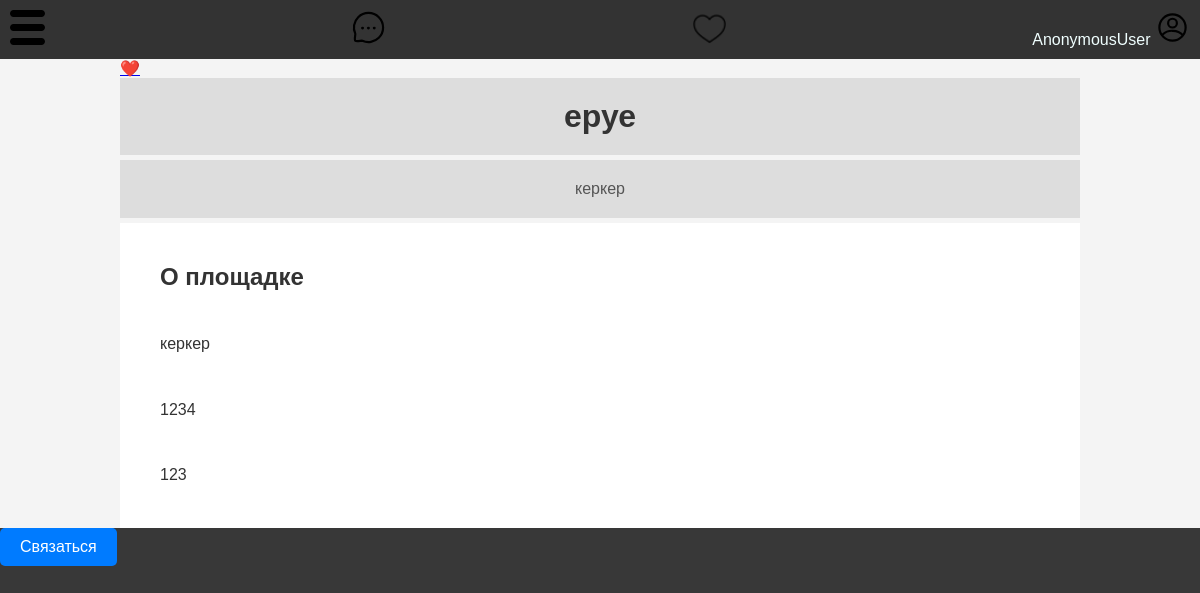
The page /catalog/Venue/1/ on the database as committed earlier.
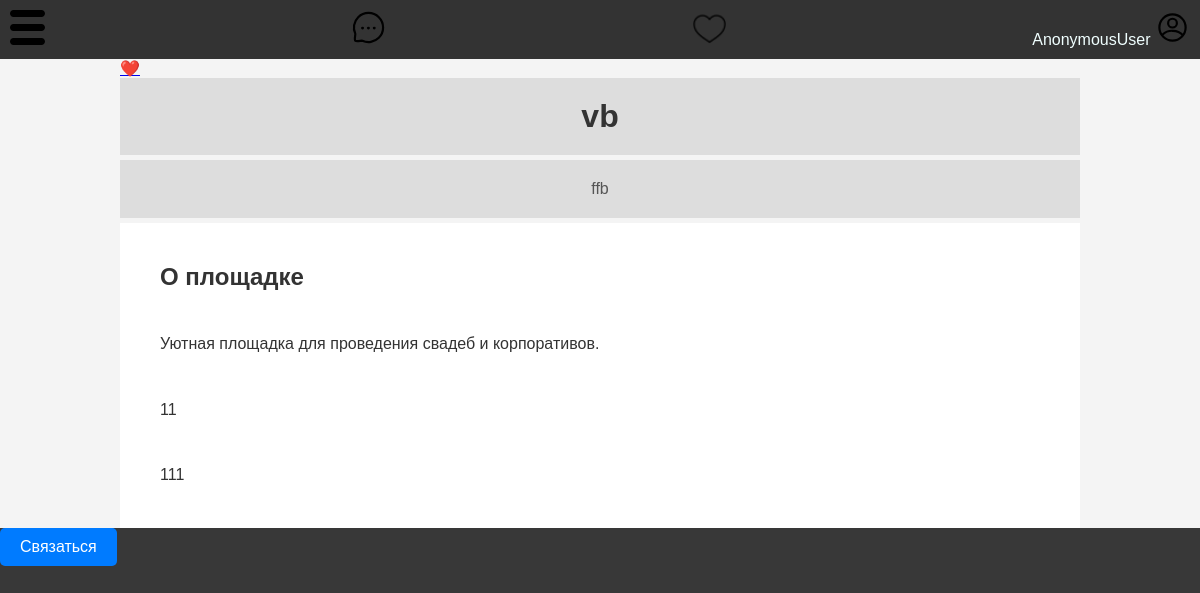
The same page on the database as committed later.
### HoldingMainMenu/models.py (models this page shows, shortened)
class Venues(models.Model):
    name = models.CharField(max_length=255)
    holding_id = models.ForeignKey(Holding, on_delete=models.CASCADE)
    description = models.TextField()
    location = models.CharField(max_length=255)
    capacity = models.IntegerField()
    square = models.IntegerField()
    wardrobe = models.BooleanField()
    parking = models.BooleanField()
    status = models.IntegerField(default=1, editable=False)   # исправить на 0 потом
    venue_tag = models.ForeignKey(VenueTags, on_delete=models.CASCADE)
    embedding = models.TextField(blank=True, null=True)

### UserMainMenu/views.py (the view)
# urls.py: path('Venue/<int:venid>/', placepage, name='catalog_placepage'),
def placepage(request, venid):
    posts = Venues.objects.filter(id=venid)
    post = posts.first()
    post_name = post.name
    return render(request, 'Users/page.html', {'post': post, 'title': post_name})

### templates/Users/page.html (shortened to what this page needs)
{% extends 'Users/base.html' %}
{% load static %}
{% block content %}
<div class="place">
    <div class="place__info">
        <div class="place__like">
            <a href="#" class="place__like-button">❤️</a>
        </div>
        <h1 class="place__title place__header">{{ title }}</h1>
        <p class="place__subtitle place__header">{{ post.location }}</p>
        <div class="place__description">
            <h2 class="place__description place__about">О площадке</h2>
            <p class="place__description place__span">{{ post.description }}</p>
            <p class="place__description place__span">{{ post.square }}</p>
            <p class="place__description place__span">{{ post.capacity }}</p>
        </div>
    </div>
</div>
<div class="place__info-contact">
    <a href="" class="place__info-button">Связаться</a>
</div>
{% endblock %}

### templates/Users/base.html (shortened to what this page needs)
{% load static %}
<!DOCTYPE html>
<html lang="ru">
<head>
    <link rel="stylesheet" href="{% static 'imports.css' %}">
</head>
<body class="main">
    <header class="header">
        <a href="{% url 'catalog_mainpage' %}" class="button-image">
            <img class="logo" src="{% static 'svg/menu.svg' %}" alt="Логотип">
        </a>
        <a>
            <img class="logo" src="{% static 'svg/chat.svg' %}" alt="Логотип">
        </a>
        <a>
            <img class="logo" src="{% static 'svg/heart.png' %}" alt="Логотип">
        </a>
        <a>
            {{ user }}
            <img class="logo" src="{% static 'svg/profile.svg' %}" alt="Логотип">
        </a>
    </header>
    {% block content %}
    {% endblock %}
</body>
</html>

### static_dev/css_files/main/main.css (style rules this page uses)
.main { font-family: Arial, sans-serif; margin: 0; padding: 0; background-color: #383838; color:azure; }

### static_dev/css_files/header/header.css (style rules this page uses)
.header { display: flex; justify-content: space-between; align-items: center; padding: 10px; background-color: #333; }

### static_dev/css_files/logo/logo.css (style rules this page uses)
.logo { width: 35px; height: 35px; }

### static_dev/css_files/login/login.css (style rules this page uses)
:root { --white-color: hsl(0, 0%, 100%); --black-color: hsl(0, 0%, 0%); --body-font: "Poppins", sans-serif; --h1-font-size: 2rem; --normal-font-size: 1rem; --small-font-size: .813rem; }
* { box-sizing: border-box; padding: 0; margin: 0; }

### static_dev/css_files/place/place.css (style rules this page uses)
.place { font-family: Arial, sans-serif; margin: 0; padding: 0; background-color: #f4f4f4; color: #333; }

### static_dev/css_files/place/__header/place__header.css (style rules this page uses)
.place__header { background: #ddd; padding: 20px 0; text-align: center; }

### static_dev/css_files/place/__subtitle/place__subtitle.css (style rules this page uses)
.place__subtitle { margin: 5px 0; font-size: 1em; color: #555; }

### static_dev/css_files/place/__title/place__title.css (style rules this page uses)
.place__title { margin: 0; font-size: 2em; color: #333; }

### static_dev/css_files/place/__about/place__about.css (style rules this page uses)
.place__about { color: #333; }

### static_dev/css_files/place/__description/place__description.css (style rules this page uses)
.place__description { background: #fff; padding: 20px; }

### static_dev/css_files/place/__info/place__info.css (style rules this page uses)
.place__info { width: 80%; margin: auto; overflow: hidden; }

### static_dev/css_files/place/__span/place__span.css (style rules this page uses)
.place__span { line-height: 1.6em; }

### static_dev/css_files/place/__info/-button/place__info-button.css (style rules this page uses)
.place__info-button { background-color: #007bff; color: white; padding: 10px 20px; border: none; cursor: pointer; border-radius: 5px; text-decoration: none; display: inline-block; }

Rows that differ between the two databases and show on the page:
changed Venues: name "еруе" → "vb"; location "керкер" → "ffb"; description "керкер" → "Уютная площадка для проведения свадеб и корпоративов."; square "1234" → "11"; capacity "123" → "111"
